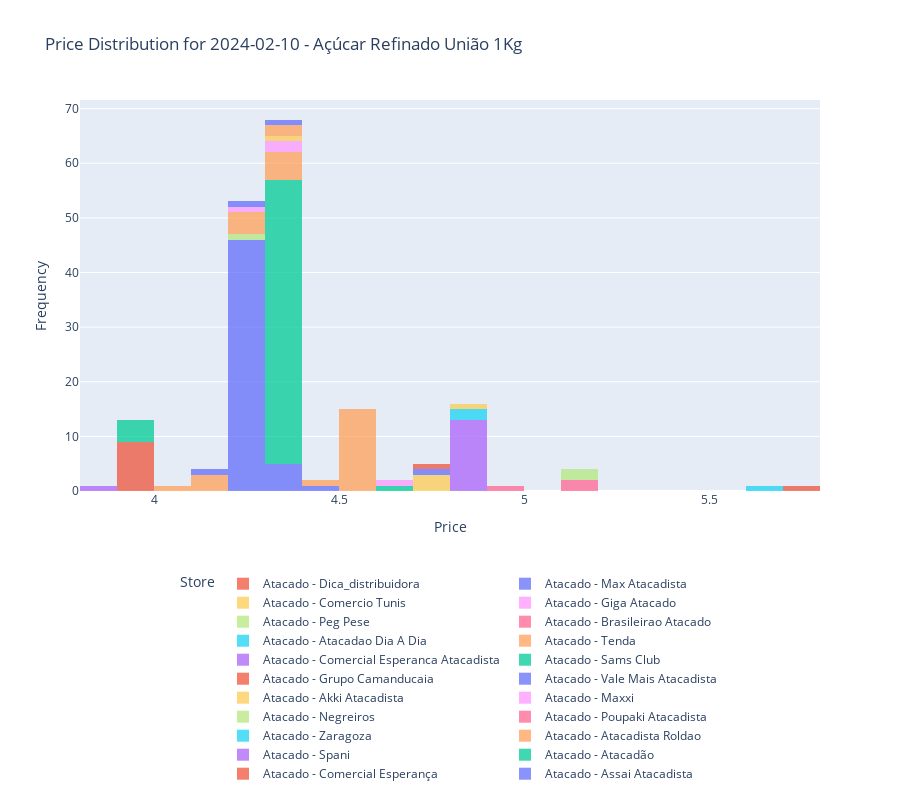

The notebook cell this image was saved under:
### Code cell
import pandas as pd
import plotly.express as px
import plotly.graph_objects as go
import ipywidgets as widgets
from IPython.display import display

# Load the data (ensure df2 is loaded appropriately)

# Convert the 'quotation_date' to datetime if it's not already
df2['quotation_date'] = pd.to_datetime(df2['quotation_date'])

# Extract the unique quotation dates for the dropdown
dates = sorted(df2['quotation_date'].dt.date.unique())

# Create a dropdown widget
dropdown = widgets.Dropdown(
    options=dates,
    value=dates[0],
    description='Date:',
    style={'description_width': 'initial'}
)

def plot_price_distribution(selected_date):
    selected_date = pd.to_datetime(selected_date)
    filtered_df2 = df2[(df2['source_id'] == 73456) & (df2['quotation_date'].dt.date == selected_date.date())]
    
    # Create the figure
    fig = go.Figure(layout=go.Layout(height=800))
    
    # Add histogram traces for each store
    for store in filtered_df2['store'].unique():
        store_data = filtered_df2[filtered_df2['store'] == store]
        fig.add_trace(go.Histogram(
            x=store_data['price'],
            name=store,
            nbinsx=30,
            opacity=0.75
        ))
    
    # Update the layout for stacked histogram
    fig.update_layout(
        barmode='stack',
        title=f'Price Distribution for {selected_date.strftime("%Y-%m-%d")} - {filtered_df2.product_name.values[0]}',
        xaxis_title='Price',
        yaxis_title='Frequency',
        legend_title='Store',
        legend=dict(orientation="h", yanchor="top", y=-0.2, xanchor="center", x=0.5)
    )
    
    fig.show()

# Use the dropdown value to update the plot
widgets.interact(plot_price_distribution, selected_date=dropdown)

### Figure 1 — Plotly figure (JSON) as saved in the notebook; plotly's stock layout.template omitted (floating-point values rounded to 4 significant figures)
{"data": [{"name": "Atacado - Assai Atacadista", "nbinsx": 30, "opacity": 0.75, "type": "histogram", "x": [4.29, 4.29, 4.29, 4.29, 4.29, 4.29, 4.29, 4.29, 4.29, 4.39, 4.39, 4.29, 4.29, 4.29, 4.29, 4.29, 4.29, 4.29, 4.29, 4.29, 4.29, 4.29, 4.29, 4.29, 4.29, 4.29, 4.39, 4.29, 4.29, 4.29, 4.29, 4.29, 4.29, 4.29, 4.29, 4.29, 4.29, 4.29, 4.29, 4.29, 4.29, 4.29, 4.29, 4.29, 4.29, 4.39, 4.29, 4.39, 4.29, 4.29, 4.29]}, {"name": "Atacado - Comercial Esperança", "nbinsx": 30, "opacity": 0.75, "type": "histogram", "x": [3.95, 3.95, 3.95, 3.95, 3.95, 3.95, 3.95, 3.95, 3.95]}, {"name": "Atacado - Atacadão", "nbinsx": 30, "opacity": 0.75, "type": "histogram", "x": [4.3, 4.3, 4.3, 4.3, 4.3, 4.3, 4.3, 4.3, 4.3, 4.3, 4.3, 4.3, 4.3, 4.3, 4.3, 4.3, 4.3, 4.3, 4.3, 4.3, 4.3, 4.3, 4.3, 4.3, 4.3, 4.3, 4.3, 4.3, 4.3, 4.3, 4.3, 4.3, 4.3, 4.3, 4.3, 4.3, 4.3, 4.3, 4.64, 4.3, 4.3, 4.3, 4.3, 4.3, 4.3, 4.3, 4.3, 4.3, 4.3, 4.3, 4.3, 4.3, 4.3]}, {"name": "Atacado - Spani", "nbinsx": 30, "opacity": 0.75, "type": "histogram", "x": [4.89, 4.89, 4.89, 4.89, 4.89, 4.89, 4.89, 4.89, 4.89, 4.89, 4.89, 4.89, 4.89]}, {"name": "Atacado - Atacadista Roldao", "nbinsx": 30, "opacity": 0.75, "type": "histogram", "x": [4.51, 4.51, 4.51, 4.51, 4.51, 4.51, 4.32, 4.55, 4.51, 4.51, 4.32, 4.51, 4.32, 4.32, 4.51, 4.55, 4.51, 4.55, 4.32, 4.55]}, {"name": "Atacado - Zaragoza", "nbinsx": 30, "opacity": 0.75, "type": "histogram", "x": [4.89, 4.89]}, {"name": "Atacado - Poupaki Atacadista", "nbinsx": 30, "opacity": 0.75, "type": "histogram", "x": [5.18, 5.18]}, {"name": "Atacado - Negreiros", "nbinsx": 30, "opacity": 0.75, "type": "histogram", "x": [4.29]}, {"name": "Atacado - Maxxi", "nbinsx": 30, "opacity": 0.75, "type": "histogram", "x": [4.3, 4.3, 4.64]}, {"name": "Atacado - Akki Atacadista", "nbinsx": 30, "opacity": 0.75, "type": "histogram", "x": [4.79, 4.79, 4.39, 4.79]}, {"name": "Atacado - Vale Mais Atacadista", "nbinsx": 30, "opacity": 0.75, "type": "histogram", "x": [4.49]}, {"name": "Atacado - Grupo Camanducaia", "nbinsx": 30, "opacity": 0.75, "type": "histogram", "x": [5.75]}, {"name": "Atacado - Sams Club", "nbinsx": 30, "opacity": 0.75, "type": "histogram", "x": [3.99, 3.99, 3.99, 3.99]}, {"name": "Atacado - Comercial Esperanca Atacadista", "nbinsx": 30, "opacity": 0.75, "type": "histogram", "x": [3.89]}, {"name": "Atacado - Tenda", "nbinsx": 30, "opacity": 0.75, "type": "histogram", "x": [4.17, 4.29, 4.34, 4.32, 4.41, 4.17, 4.21, 4.29, 4.04, 4.29, 4.19]}, {"name": "Atacado - Atacadao Dia A Dia", "nbinsx": 30, "opacity": 0.75, "type": "histogram", "x": [5.69]}, {"name": "Atacado - Brasileirao Atacado", "nbinsx": 30, "opacity": 0.75, "type": "histogram", "x": [4.99]}, {"name": "Atacado - Peg Pese", "nbinsx": 30, "opacity": 0.75, "type": "histogram", "x": [5.16, 5.16]}, {"name": "Atacado - Giga Atacado", "nbinsx": 30, "opacity": 0.75, "type": "histogram", "x": [4.29]}, {"name": "Atacado - Comercio Tunis", "nbinsx": 30, "opacity": 0.75, "type": "histogram", "x": [4.89]}, {"name": "Atacado - Max Atacadista", "nbinsx": 30, "opacity": 0.75, "type": "histogram", "x": [4.19, 4.39, 4.2, 4.71]}, {"name": "Atacado - Dica_distribuidora", "nbinsx": 30, "opacity": 0.75, "type": "histogram", "x": [4.79]}], "layout": {"barmode": "stack", "height": 800, "legend": {"orientation": "h", "title": {"text": "Store"}, "x": 0.5, "xanchor": "center", "y": -0.2, "yanchor": "top"}, "title": {"text": "Price Distribution for 2024-02-10 - Açúcar Refinado União 1Kg"}, "xaxis": {"title": {"text": "Price"}}, "yaxis": {"title": {"text": "Frequency"}}}}
